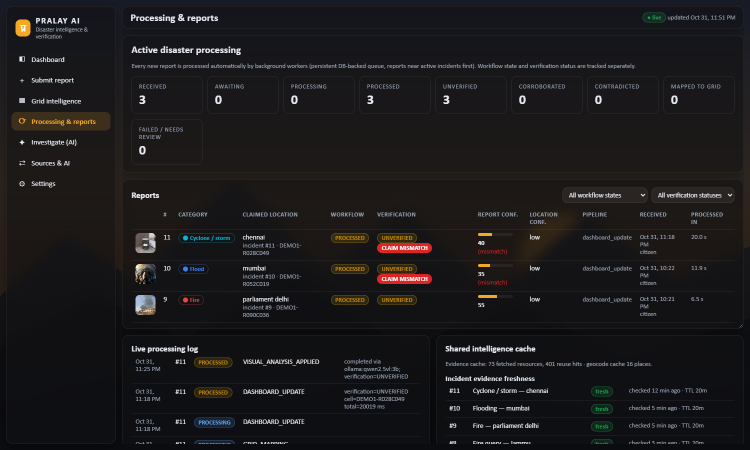
#> input picture reports/claim_mismatch_table.png, 1500 x 900 px (shown at 1/2 size)
$ python -i preprocessing.py   (imports and definitions only)
#> lines starting #> are read from the running program, lines starting #| are printed output that depends on the picture
### backend/app/config.py
"""Central configuration. All secrets come from environment variables / backend/.env."""
import os
from pathlib import Path

from dotenv import load_dotenv

BASE_DIR = Path(__file__).resolve().parent.parent
load_dotenv(BASE_DIR / ".env")


def _float(name, default):
    try:
        return float(os.getenv(name, default))
    except ValueError:
        return float(default)


def _int(name, default):
    try:
        return int(os.getenv(name, default))
    except ValueError:
        return int(default)


def _bool(name, default):
    return os.getenv(name, str(default)).strip().lower() in ("1", "true", "yes", "on")


DATA_DIR = Path(os.getenv("PRALAY_DATA_DIR", BASE_DIR / "data"))
UPLOAD_DIR = DATA_DIR / "uploads"
THUMB_DIR = DATA_DIR / "thumbs"
DB_PATH = Path(os.getenv("PRALAY_DB_PATH", DATA_DIR / "pralay.db"))
for _d in (DATA_DIR, UPLOAD_DIR, THUMB_DIR):
    _d.mkdir(parents=True, exist_ok=True)

# Visual AI — local and free only. No cloud provider exists in the code, so there is no paid fallback.
VISION_PROVIDER = os.getenv("VISION_PROVIDER", "ollama").strip().lower()        # ollama | none
if VISION_PROVIDER not in ("ollama", "none"):
    VISION_PROVIDER = "none"
OLLAMA_URL = os.getenv("OLLAMA_URL", "http://127.0.0.1:11434").strip()
OLLAMA_MODEL = os.getenv("OLLAMA_MODEL", "qwen2.5vl:3b").strip()
OLLAMA_TIMEOUT_SEC = _float("OLLAMA_TIMEOUT_SEC", 240)                           # CPU-only inference is slow
VISION_MODE = os.getenv("VISION_MODE", "deferred").strip().lower()               # deferred | inline
if VISION_MODE not in ("deferred", "inline"):
    VISION_MODE = "deferred"
VISION_ALLOW_LAN = _bool("VISION_ALLOW_LAN", False)
VISION_MAX_EDGE = _int("VISION_MAX_EDGE", 1024)
OLLAMA_KEEP_ALIVE = os.getenv("OLLAMA_KEEP_ALIVE", "60s").strip()               # unload the model soon after the queue empties
VISION_MIN_FREE_MB = _int("VISION_MIN_FREE_MB", 600)                            # deferred analysis waits while RAM is lower

MAX_UPLOAD_MB = _int("MAX_UPLOAD_MB", 25)
ALLOWED_IMAGE_TYPES = {"image/jpeg": ".jpg", "image/png": ".png", "image/webp": ".webp"}
ALLOWED_VIDEO_TYPES = {"video/mp4": ".mp4", "video/quicktime": ".mov", "video/webm": ".webm"}

# Network integrations can be disabled for offline demos.
EXTERNAL_LOOKUPS = _bool("EXTERNAL_LOOKUPS", True)
HTTP_TIMEOUT = _float("HTTP_TIMEOUT", 12)
USER_AGENT = os.getenv("PRALAY_USER_AGENT", "PRALAY-AI/0.1 (GRAVITON 2026 hackathon prototype)")

# Grid — CUSTOM / DEMO GRID, NOT AN OFFICIAL IMD/NDMA GRID.
GRID_RESOLUTION_DEG = _float("GRID_RESOLUTION_DEG", 0.25)
GRID_BBOX = (6.0, 68.0, 38.0, 98.0)  # lat_min, lon_min, lat_max, lon_max (India extent)

# Incident clustering thresholds.
CLUSTER_RADIUS_KM = _float("CLUSTER_RADIUS_KM", 12)
CLUSTER_TIME_WINDOW_H = _float("CLUSTER_TIME_WINDOW_H", 72)
ACTIVE_INCIDENT_WINDOW_H = _float("ACTIVE_INCIDENT_WINDOW_H", 48)

# Cache / monitoring freshness.
EVIDENCE_TTL_ACTIVE_MIN = _int("EVIDENCE_TTL_ACTIVE_MIN", 20)
EVIDENCE_TTL_OLD_MIN = _int("EVIDENCE_TTL_OLD_MIN", 360)
QUERY_CACHE_TTL_MIN = _int("QUERY_CACHE_TTL_MIN", 15)
MONITOR_INTERVAL_SEC = _int("MONITOR_INTERVAL_SEC", 120)
WORKER_POLL_SEC = _float("WORKER_POLL_SEC", 1.5)

### backend/app/preprocessing.py
"""Data Pre-processing Engine (Module 2): validation, safe storage, EXIF/GPS/time extraction,
hashing (SHA-256 + perceptual hashes), thumbnails, video metadata and frame extraction."""
import hashlib
import io
import uuid
from pathlib import Path

import numpy as np
from PIL import ExifTags, Image, ImageOps

from .config import ALLOWED_IMAGE_TYPES, ALLOWED_VIDEO_TYPES, MAX_UPLOAD_MB, THUMB_DIR, UPLOAD_DIR

Image.MAX_IMAGE_PIXELS = 80_000_000  # guard against decompression bombs


class ValidationError(ValueError):
    pass


# [40 lines left out: functions sniff_mime, validate_and_store, not called in this run]


# ---------------------------------------------------------------- perceptual hashes
def _dct_matrix(n):
#> further down, picture is the input picture: PIL image 1500x900 RGB; mean R, G, B 28.1, 26.6, 28
    k = np.arange(n)
    m = np.cos(np.pi * (2 * k[None, :] + 1) * k[:, None] / (2 * n))
    m[0] *= 1 / np.sqrt(2)
    return m * np.sqrt(2 / n)


_D32 = _dct_matrix(32)


def phash(img: Image.Image) -> str:
    g = np.asarray(img.convert("L").resize((32, 32), Image.LANCZOS), dtype=np.float64)
    d = _D32 @ g @ _D32.T
    low = d[:8, :8].flatten()
    med = np.median(low[1:])
    bits = low > med
    return f"{int(''.join('1' if b else '0' for b in bits), 2):016x}"


# [10 lines left out: functions dhash, hamming, not called in this run]


def phash_variants(img: Image.Image):
    """pHashes of transformed copies (rotations, mirror, 80% centre crop) so re-posts that were rotated,
    flipped or cropped can still be matched against the stored original."""
    g = img.convert("L")
    w, h = g.size
#> w = 1500; h = 900
    crop = g.crop((int(w * 0.1), int(h * 0.1), int(w * 0.9), int(h * 0.9)))
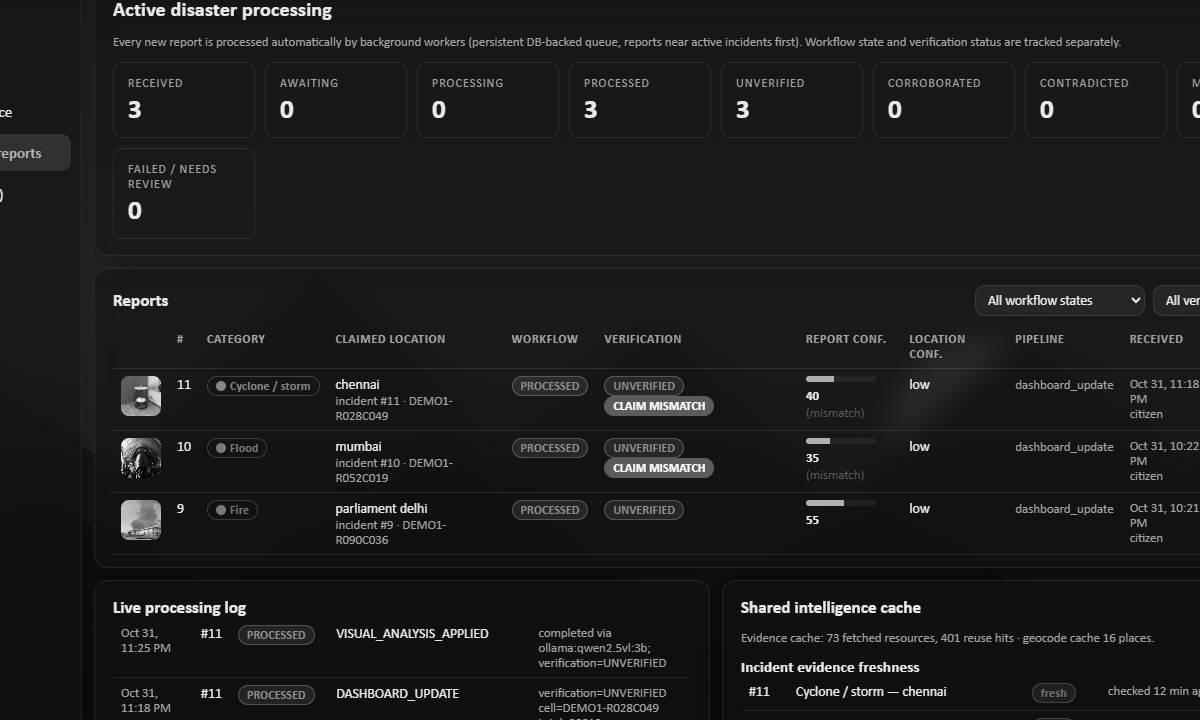
#> crop: PIL image 1200x720 L; min 0, max 255, mean 28.3
    return {"rot90": phash(g.rotate(90, expand=True)), "rot180": phash(g.rotate(180)), "rot270": phash(g.rotate(270, expand=True)),
            "mirror": phash(ImageOps.mirror(g)), "crop80": phash(crop)}
#> in phash, `g = np.asarray(img.convert("L").resize((32, 32), Image.LANCZOS), dtype..`:
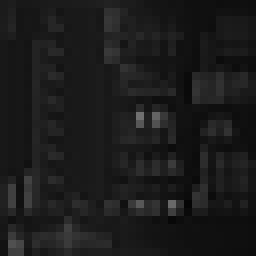
#> g: shape (32, 32) float64 (shown 8 times larger); min 5, max 112, mean 27.1
#> in phash, `d = _D32 @ g @ _D32.T`:
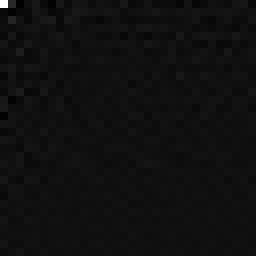
#> d: shape (32, 32) float64 (shown 8 times larger); min -59.04, max 868.5, mean 0.8; drawn with min black and max white
#> in phash, `low = d[:8, :8].flatten()`: low = 64 values, max 868.5 at index 0, min -59.04 at index 2, mean 12.63
#> in phash, `med = np.median(low[1:])`: med = -4.59
#> in phash (call 2), `g = np.asarray(img.convert("L").resize((32, 32), Image.LANCZOS), dtype..`:
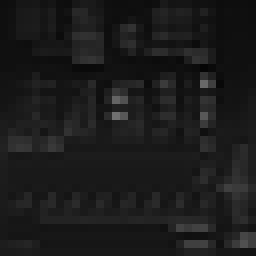
#> g: shape (32, 32) float64 (shown 8 times larger); min 5, max 112, mean 27.1
#> in phash (call 2), `low = d[:8, :8].flatten()`: low = 64 values, max 868.4 at index 0, min -87.28 at index 8, mean 10.49
#> in phash (call 2), `med = np.median(low[1:])`: med = 0.915
#> in phash (call 3), `g = np.asarray(img.convert("L").resize((32, 32), Image.LANCZOS), dtype..`:
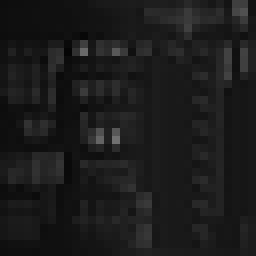
#> g: shape (32, 32) float64 (shown 8 times larger); min 5, max 112, mean 27.1
#> in phash (call 3), `low = d[:8, :8].flatten()`: low = 64 values, max 868.5 at index 0, min -86.75 at index 1, mean 9.67
#> in phash (call 3), `med = np.median(low[1:])`: med = -1.08
#> in phash (call 4), `g = np.asarray(img.convert("L").resize((32, 32), Image.LANCZOS), dtype..`:
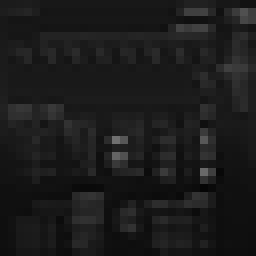
#> g: shape (32, 32) float64 (shown 8 times larger); min 5, max 112, mean 27.1
#> in phash (call 4), `low = d[:8, :8].flatten()`: low = 64 values, max 868.4 at index 0, min -58.34 at index 16, mean 12.63
#> in phash (call 4), `med = np.median(low[1:])`: med = -4.77
#> in phash (call 5), `g = np.asarray(img.convert("L").resize((32, 32), Image.LANCZOS), dtype..`:
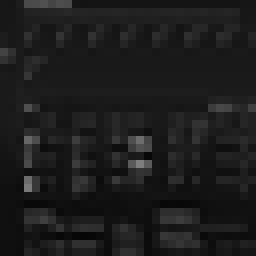
#> g: shape (32, 32) float64 (shown 8 times larger); min 6, max 126, mean 28.3
#> in phash (call 5), `low = d[:8, :8].flatten()`: low = 64 values, max 906.5 at index 0, min -58.65 at index 20, mean 10.72
#> in phash (call 5), `med = np.median(low[1:])`: med = -9.41


# [20 lines left out: functions content_hash, validate_coords, not called in this run]


def in_india_extent(lat, lon):
    return 6.0 <= lat <= 38.0 and 68.0 <= lon <= 98.0


# [188 lines left out: functions mp4_creation_time, _ratio, _gps_to_deg, extract_exif, make_thumb, process_image and 1 more, not called in this run]

>>> from PIL import Image
>>> picture = Image.open('../../reports/claim_mismatch_table.png')
>>> result = phash_variants(picture)
#> result = {'rot90': 'd90c6e3e4b9f6405', 'rot180': '845722ebf4983c73', 'rot270': '9ca63bb01e3171ae', 'mirror': '84aa3294fc773c8d', 'crop80': 'd0ed76d98166c9d0'}
